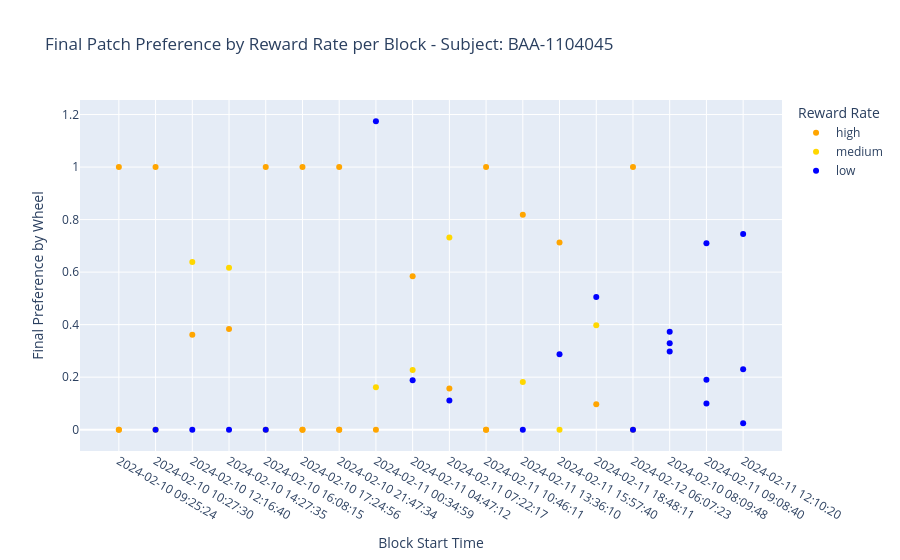
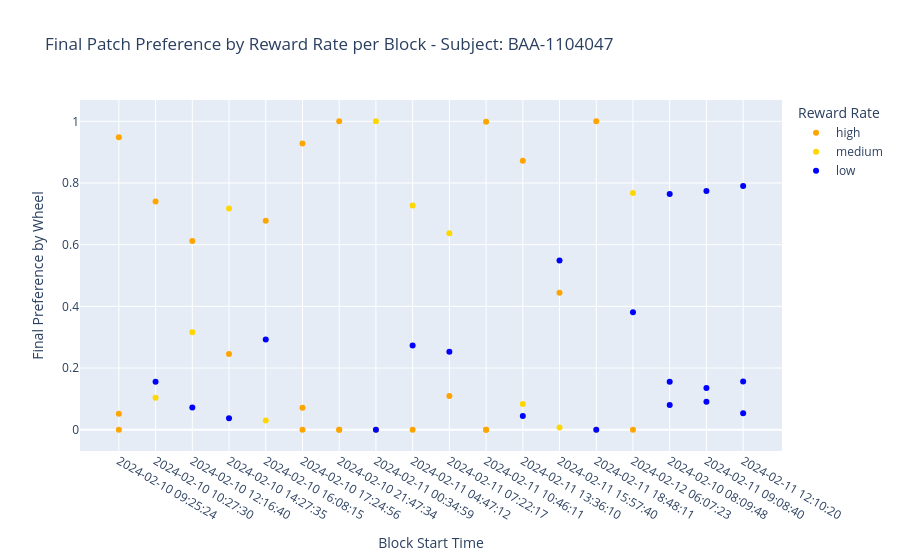

Source (notebook cell) for these figures, in order:
### Code cell
"""Visualize patch preference by reward rate over blocks per subject"""

patch_rate_map = {0.01: "high", 0.0033: "medium", 0.002: "low"}

# Using 'patch_info', group by block_start, then
# Filter by blocks in which total pellet_count across patches > 2
# For all of these blocks, get the final patch preference by wheel for each patch
# Then map these patches to (high, medium low reward) patches based on patch_rate (inverse of patch rate determines reward level)
# Then plot this final patch preference for each patch type per block for all blocks (three dots per block, x-axis in blocks)

block_pellet_counts = df2.groupby('block_start')['pellet_count'].sum()
filt_block_starts = block_pellet_counts[block_pellet_counts > 2].index.tolist()

# This DataFrame contains all relevant (block, patch, subject) combinations
filt_blocks_df = df3[df3['block_start'].isin(filt_block_starts)].reset_index(drop=True)

df1_rates = df1[['block_start', 'patch_name', 'patch_rate']].drop_duplicates()

# Iterate over subjects
unique_subjects = filt_blocks_df['subject_name'].unique()
for subject in unique_subjects:
    # Filter data for the current subject
    subj_data = filt_blocks_df[filt_blocks_df['subject_name'] == subject]

    # Merge with patch rates
    merged_df_subject = pd.merge(
        subj_data, df1_rates, on=['block_start', 'patch_name'], how='left'
    )

    # Map patch_rate_map
    plot_df_subject = merged_df_subject.copy()
    plot_df_subject['reward_rate'] = plot_df_subject['patch_rate'].map(patch_rate_map)
    
    # Ensure subject data
    if plot_df_subject.empty:
        print(f"No data to plot for subject: {subject} after filtering and mapping reward rates.")
        continue

    # Prettify block start time
    plot_df_subject['block_start'] = pd.to_datetime(plot_df_subject['block_start'])
    plot_df_subject['block_start_str'] = plot_df_subject['block_start'].dt.round("s").dt.strftime('%Y-%m-%d %H:%M:%S')

    # Plot it
    fig = px.scatter(
        plot_df_subject,
        x='block_start_str',
        y='final_preference_by_wheel',
        color='reward_rate',
        category_orders={"reward_rate": ["high", "medium", "low"]},
        color_discrete_map={"high": "orange", "medium": "gold", "low": "blue"},
        # Update title to include the subject name
        title=f'Final Patch Preference by Reward Rate per Block - Subject: {subject}',
        labels={
            'block_start_str': 'Block Start Time',
            # Y-axis label no longer says "Avg. across Subjects"
            'final_preference_by_wheel': 'Final Preference by Wheel',
            'reward_rate': 'Reward Rate'
        },
        hover_data={'patch_name': True} # Optionally show patch_name on hover
    )
        
    fig.update_xaxes(type='category') 
    fig.update_layout(xaxis_title='Block Start Time', yaxis_title='Final Preference by Wheel')
    
    print(f"Displaying plot for subject: {subject}")
    fig.show()

### Figure 1 — Plotly figure (JSON) as saved in the notebook; plotly's stock layout.template omitted (floating-point values rounded to 4 significant figures)
{"data": [{"customdata": [["Patch1"], ["Patch2"], ["Patch3"], ["Patch2"], ["Patch3"], ["Patch2"], ["Patch3"], ["Patch1"], ["Patch2"], ["Patch3"], ["Patch1"], ["Patch2"], ["Patch3"], ["Patch1"], ["Patch1"], ["Patch1"], ["Patch1"], ["Patch2"], ["Patch3"], ["Patch2"], ["Patch3"], ["Patch3"], ["Patch2"]], "hovertemplate": "Reward Rate=high<br>Block Start Time=%{x}<br>Final Preference by Wheel=%{y}<br>patch_name=%{customdata[0]}<extra></extra>", "legendgroup": "high", "marker": {"color": "orange", "symbol": "circle"}, "mode": "markers", "name": "high", "orientation": "v", "showlegend": true, "type": "scatter", "x": ["2024-02-10 09:25:24", "2024-02-10 09:25:24", "2024-02-10 09:25:24", "2024-02-10 10:27:30", "2024-02-10 12:16:40", "2024-02-10 14:27:35", "2024-02-10 16:08:15", "2024-02-10 17:24:56", "2024-02-10 17:24:56", "2024-02-10 17:24:56", "2024-02-10 21:47:34", "2024-02-10 21:47:34", "2024-02-10 21:47:34", "2024-02-11 00:34:59", "2024-02-11 04:47:12", "2024-02-11 07:22:17", "2024-02-11 10:46:11", "2024-02-11 10:46:11", "2024-02-11 10:46:11", "2024-02-11 13:36:10", "2024-02-11 15:57:40", "2024-02-11 18:48:11", "2024-02-12 06:07:23"], "xaxis": "x", "y": [0.0, 1.0, 0.0, 0.9999, 0.3617, 0.383, 1.0, 0.0, 0.0, 1.0, 0.0, 0.0, 1.0, 0.0, 0.5842, 0.1567, 0.0, 0.0, 1.0, 0.8181, 0.713, 0.09677, 1.0], "yaxis": "y"}, {"customdata": [["Patch3"], ["Patch2"], ["Patch3"], ["Patch1"], ["Patch3"], ["Patch3"], ["Patch3"], ["Patch3"], ["Patch1"], ["Patch2"], ["Patch1"]], "hovertemplate": "Reward Rate=medium<br>Block Start Time=%{x}<br>Final Preference by Wheel=%{y}<br>patch_name=%{customdata[0]}<extra></extra>", "legendgroup": "medium", "marker": {"color": "gold", "symbol": "circle"}, "mode": "markers", "name": "medium", "orientation": "v", "showlegend": true, "type": "scatter", "x": ["2024-02-10 10:27:30", "2024-02-10 12:16:40", "2024-02-10 14:27:35", "2024-02-10 16:08:15", "2024-02-11 00:34:59", "2024-02-11 04:47:12", "2024-02-11 07:22:17", "2024-02-11 13:36:10", "2024-02-11 15:57:40", "2024-02-11 18:48:11", "2024-02-12 06:07:23"], "xaxis": "x", "y": [0.0, 0.6383, 0.617, 0.0, 0.1613, 0.2277, 0.7321, 0.1815, 0.0, 0.3978, 0.0], "yaxis": "y"}, {"customdata": [["Patch1"], ["Patch2"], ["Patch3"], ["Patch1"], ["Patch1"], ["Patch1"], ["Patch2"], ["Patch2"], ["Patch2"], ["Patch2"], ["Patch1"], ["Patch2"], ["Patch3"], ["Patch1"], ["Patch2"], ["Patch3"], ["Patch1"], ["Patch2"], ["Patch1"], ["Patch3"]], "hovertemplate": "Reward Rate=low<br>Block Start Time=%{x}<br>Final Preference by Wheel=%{y}<br>patch_name=%{customdata[0]}<extra></extra>", "legendgroup": "low", "marker": {"color": "blue", "symbol": "circle"}, "mode": "markers", "name": "low", "orientation": "v", "showlegend": true, "type": "scatter", "x": ["2024-02-10 08:09:48", "2024-02-10 08:09:48", "2024-02-10 08:09:48", "2024-02-10 10:27:30", "2024-02-10 12:16:40", "2024-02-10 14:27:35", "2024-02-10 16:08:15", "2024-02-11 00:34:59", "2024-02-11 04:47:12", "2024-02-11 07:22:17", "2024-02-11 09:08:40", "2024-02-11 09:08:40", "2024-02-11 09:08:40", "2024-02-11 12:10:20", "2024-02-11 12:10:20", "2024-02-11 12:10:20", "2024-02-11 13:36:10", "2024-02-11 15:57:40", "2024-02-11 18:48:11", "2024-02-12 06:07:23"], "xaxis": "x", "y": [0.2979, 0.3295, 0.3726, 0.0, 0.0, 0.0, 0.0, 1.174, 0.1881, 0.1113, 0.09951, 0.1906, 0.7099, 0.0249, 0.2302, 0.7449, 0.0, 0.287, 0.5054, 0.0], "yaxis": "y"}], "layout": {"legend": {"title": {"text": "Reward Rate"}, "tracegroupgap": 0}, "title": {"text": "Final Patch Preference by Reward Rate per Block - Subject: BAA-1104045"}, "xaxis": {"anchor": "y", "domain": [0, 1], "title": {"text": "Block Start Time"}, "type": "category"}, "yaxis": {"anchor": "x", "domain": [0, 1], "title": {"text": "Final Preference by Wheel"}}}}

### Figure 2 — Plotly figure (JSON) as saved in the notebook; plotly's stock layout.template omitted (floating-point values rounded to 4 significant figures)
{"data": [{"customdata": [["Patch1"], ["Patch2"], ["Patch3"], ["Patch2"], ["Patch3"], ["Patch2"], ["Patch3"], ["Patch1"], ["Patch2"], ["Patch3"], ["Patch1"], ["Patch2"], ["Patch3"], ["Patch1"], ["Patch1"], ["Patch1"], ["Patch1"], ["Patch2"], ["Patch3"], ["Patch2"], ["Patch3"], ["Patch3"], ["Patch2"]], "hovertemplate": "Reward Rate=high<br>Block Start Time=%{x}<br>Final Preference by Wheel=%{y}<br>patch_name=%{customdata[0]}<extra></extra>", "legendgroup": "high", "marker": {"color": "orange", "symbol": "circle"}, "mode": "markers", "name": "high", "orientation": "v", "showlegend": true, "type": "scatter", "x": ["2024-02-10 09:25:24", "2024-02-10 09:25:24", "2024-02-10 09:25:24", "2024-02-10 10:27:30", "2024-02-10 12:16:40", "2024-02-10 14:27:35", "2024-02-10 16:08:15", "2024-02-10 17:24:56", "2024-02-10 17:24:56", "2024-02-10 17:24:56", "2024-02-10 21:47:34", "2024-02-10 21:47:34", "2024-02-10 21:47:34", "2024-02-11 00:34:59", "2024-02-11 04:47:12", "2024-02-11 07:22:17", "2024-02-11 10:46:11", "2024-02-11 10:46:11", "2024-02-11 10:46:11", "2024-02-11 13:36:10", "2024-02-11 15:57:40", "2024-02-11 18:48:11", "2024-02-12 06:07:23"], "xaxis": "x", "y": [0.0, 0.05162, 0.9481, 0.7403, 0.6117, 0.2455, 0.6775, 0.0, 0.07147, 0.9283, 0.0, 0.0, 0.9999, 0.0, 0.0, 0.1096, 0.0, 0.0, 0.999, 0.8721, 0.4441, 1.0, 0.0], "yaxis": "y"}, {"customdata": [["Patch3"], ["Patch2"], ["Patch3"], ["Patch1"], ["Patch3"], ["Patch3"], ["Patch3"], ["Patch3"], ["Patch1"], ["Patch2"], ["Patch1"]], "hovertemplate": "Reward Rate=medium<br>Block Start Time=%{x}<br>Final Preference by Wheel=%{y}<br>patch_name=%{customdata[0]}<extra></extra>", "legendgroup": "medium", "marker": {"color": "gold", "symbol": "circle"}, "mode": "markers", "name": "medium", "orientation": "v", "showlegend": true, "type": "scatter", "x": ["2024-02-10 10:27:30", "2024-02-10 12:16:40", "2024-02-10 14:27:35", "2024-02-10 16:08:15", "2024-02-11 00:34:59", "2024-02-11 04:47:12", "2024-02-11 07:22:17", "2024-02-11 13:36:10", "2024-02-11 15:57:40", "2024-02-11 18:48:11", "2024-02-12 06:07:23"], "xaxis": "x", "y": [0.104, 0.3162, 0.7174, 0.02987, 0.9999, 0.7267, 0.6375, 0.08325, 0.007406, 0.0, 0.7673], "yaxis": "y"}, {"customdata": [["Patch1"], ["Patch2"], ["Patch3"], ["Patch1"], ["Patch1"], ["Patch1"], ["Patch2"], ["Patch2"], ["Patch2"], ["Patch2"], ["Patch1"], ["Patch2"], ["Patch3"], ["Patch1"], ["Patch2"], ["Patch3"], ["Patch1"], ["Patch2"], ["Patch1"], ["Patch3"]], "hovertemplate": "Reward Rate=low<br>Block Start Time=%{x}<br>Final Preference by Wheel=%{y}<br>patch_name=%{customdata[0]}<extra></extra>", "legendgroup": "low", "marker": {"color": "blue", "symbol": "circle"}, "mode": "markers", "name": "low", "orientation": "v", "showlegend": true, "type": "scatter", "x": ["2024-02-10 08:09:48", "2024-02-10 08:09:48", "2024-02-10 08:09:48", "2024-02-10 10:27:30", "2024-02-10 12:16:40", "2024-02-10 14:27:35", "2024-02-10 16:08:15", "2024-02-11 00:34:59", "2024-02-11 04:47:12", "2024-02-11 07:22:17", "2024-02-11 09:08:40", "2024-02-11 09:08:40", "2024-02-11 09:08:40", "2024-02-11 12:10:20", "2024-02-11 12:10:20", "2024-02-11 12:10:20", "2024-02-11 13:36:10", "2024-02-11 15:57:40", "2024-02-11 18:48:11", "2024-02-12 06:07:23"], "xaxis": "x", "y": [0.1556, 0.08013, 0.7642, 0.1558, 0.07212, 0.03711, 0.2926, 0.0, 0.2731, 0.253, 0.1354, 0.09076, 0.7738, 0.05362, 0.1564, 0.7899, 0.04467, 0.5485, 0.0, 0.3805], "yaxis": "y"}], "layout": {"legend": {"title": {"text": "Reward Rate"}, "tracegroupgap": 0}, "title": {"text": "Final Patch Preference by Reward Rate per Block - Subject: BAA-1104047"}, "xaxis": {"anchor": "y", "domain": [0, 1], "title": {"text": "Block Start Time"}, "type": "category"}, "yaxis": {"anchor": "x", "domain": [0, 1], "title": {"text": "Final Preference by Wheel"}}}}
